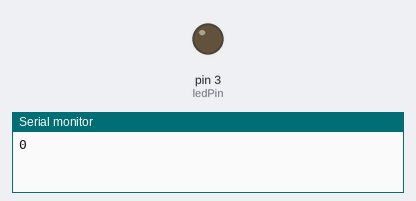
The sketch below on a simulated Arduino Uno, built with avr-gcc and run on an emulated ATmega328P. On the bench: output pins drawn as LEDs (lit = HIGH), the last lines printed to the serial monitor.

Above: at 0.05 s.
At 10.0 s:
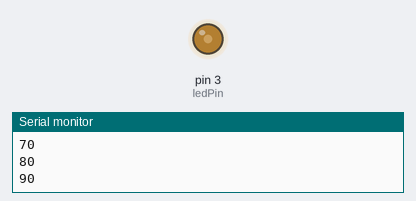
Timing chart, 0 to 13.0 s (numbered marks = the images above):
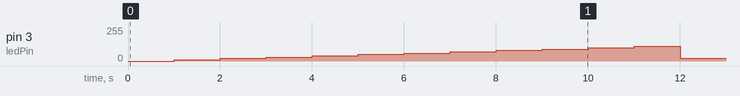

Measured:
- by itself, pin 3 (ledPin): repeats every 10.0 s: 20/255 1.0 s, 30/255 1.0 s, 40/255 1.0 s, 50/255 1.0 s, 60/255 1.0 s, 70/255 1.0 s, 80/255 1.0 s, 90/255 1.0 s, 100/255 1.0 s, 110/255 1.0 s

The sketch:

lichtTest.ino
```cpp
int ledPin = 3;      // LED connected to digital pin 9
int val = 0;         // variable to store the read value

void setup()
{
  Serial.begin(9600);
  pinMode(ledPin, OUTPUT);   // sets the pin as output
}

void loop()
{
  Serial.println( val);
  if(val == 120) {
   val = 20;
  }
  analogWrite(ledPin, val);  // analogRead values go from 0 to 1023, analogWrite values from 0 to 255
  val = val+10;

  delay(1000);
}
```
